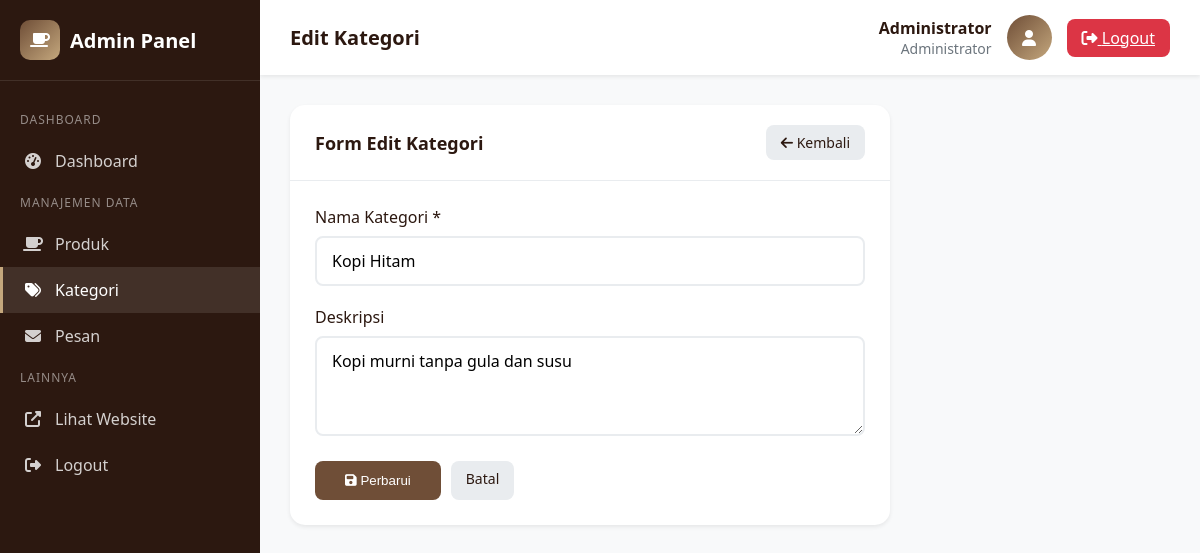
/admin/categories/edit.php?id=1 (signed in), run on the app's committed database.
### tables this page shows
CREATE TABLE IF NOT EXISTS categories (
    id INT PRIMARY KEY AUTO_INCREMENT,
    nama_kategori VARCHAR(100) NOT NULL,
    deskripsi TEXT,
    gambar VARCHAR(255),
    created_at TIMESTAMP DEFAULT CURRENT_TIMESTAMP
);

### config/functions.php (called while the page is built, shortened)
<?php
require_once 'database.php';
function getCategoryById($id)
{
    global $conn;
    $stmt = $conn->prepare("SELECT * FROM categories WHERE id = ?");
    $stmt->bind_param("i", $id);
    $stmt->execute();
    return $stmt->get_result()->fetch_assoc();
}

### admin/categories/edit.php (the view, shortened to what this page needs)
<?php
require_once '../../config/functions.php';
$category_id = isset($_GET['id']) ? (int)$_GET['id'] : 0;
$category = getCategoryById($category_id);
?>
<!DOCTYPE html>
<html lang="id">
<head>
    <link rel="stylesheet" href="https://cdnjs.cloudflare.com/ajax/libs/font-awesome/6.4.0/css/all.min.css">
</head>
<body>
    <aside class="sidebar">
        <div class="sidebar-brand">
            <div class="logo-icon"><i class="fas fa-coffee"></i></div>
            <span>Admin Panel</span>
        </div>
        <nav class="sidebar-menu">
            <div class="menu-section">Dashboard</div>
            <a href="../index.php" class="menu-item">
                <i class="fas fa-tachometer-alt"></i>
                <span>Dashboard</span>
            </a>
            <div class="menu-section">Manajemen Data</div>
            <a href="../products/index.php" class="menu-item">
                <i class="fas fa-coffee"></i>
                <span>Produk</span>
            </a>
            <a href="index.php" class="menu-item active">
                <i class="fas fa-tags"></i>
                <span>Kategori</span>
            </a>
            <a href="../messages/index.php" class="menu-item">
                <i class="fas fa-envelope"></i>
                <span>Pesan</span>
            </a>
            <div class="menu-section">Lainnya</div>
            <a href="../../index.php" class="menu-item" target="_blank">
                <i class="fas fa-external-link-alt"></i>
                <span>Lihat Website</span>
            </a>
            <a href="../logout.php" class="menu-item">
                <i class="fas fa-sign-out-alt"></i>
                <span>Logout</span>
            </a>
        </nav>
    </aside>
    <main class="main-content">
        <header class="admin-header">
            <h1 class="header-title">Edit Kategori</h1>
            <div class="header-user">
                <div class="user-info">
                    <div class="user-name"><?= $_SESSION['admin_nama'] ?></div>
                    <div class="user-role">Administrator</div>
                </div>
                <div class="user-avatar"><i class="fas fa-user"></i></div>
                <a href="../logout.php" class="btn-logout"><i class="fas fa-sign-out-alt"></i> Logout</a>
            </div>
        </header>
        <div class="content">
            <div class="card">
                <div class="card-header">
                    <h2 class="card-title">Form Edit Kategori</h2>
                    <a href="index.php" class="btn-back"><i class="fas fa-arrow-left"></i> Kembali</a>
                </div>
                <div class="card-body">
                    <form method="POST" action="">
                        <div class="form-group">
                            <label for="nama_kategori">Nama Kategori *</label>
                            <input type="text" id="nama_kategori" name="nama_kategori" value="<?= $category['nama_kategori'] ?>" required>
                        </div>
                        <div class="form-group">
                            <label for="deskripsi">Deskripsi</label>
                            <textarea id="deskripsi" name="deskripsi"><?= $category['deskripsi'] ?></textarea>
                        </div>
                        <div class="btn-group">
                            <button type="submit" class="btn-submit">
                                <i class="fas fa-save"></i> Perbarui
                            </button>
                            <a href="index.php" class="btn-back">Batal</a>
                        </div>
                    </form>
                </div>
            </div>
        </div>
    </main>
</body>
</html>

### admin/categories/edit.php (style rules this page uses)
:root { --primary: #6F4E37; --primary-dark: #5D4037; --dark: #2C1810; --white: #ffffff; --gray-100: #f8f9fa; --gray-200: #e9ecef; --gray-600: #6c757d; --danger: #dc3545; --shadow: 0 0.125rem 0.25rem rgba(0, 0, 0, 0.075); }
* { margin: 0; padding: 0; box-sizing: border-box; }
body { font-family: 'Segoe UI', Tahoma, Geneva, Verdana, sans-serif; background: var(--gray-100); min-height: 100vh; }
.sidebar { position: fixed; top: 0; left: 0; width: 260px; height: 100vh; background: var(--dark); color: var(--white); z-index: 100; }
.sidebar-brand { padding: 20px; display: flex; align-items: center; gap: 10px; border-bottom: 1px solid rgba(255, 255, 255, 0.1); }
.sidebar-brand .logo-icon { width: 40px; height: 40px; background: linear-gradient(135deg, var(--primary), #C4A77D); border-radius: 10px; display: flex; align-items: center; justify-content: center; }
.sidebar-brand span { font-size: 1.25rem; font-weight: 700; }
.sidebar-menu { padding: 20px 0; }
.menu-section { padding: 10px 20px; font-size: 0.75rem; text-transform: uppercase; color: rgba(255, 255, 255, 0.5); letter-spacing: 1px; }
.menu-item { padding: 12px 20px; display: flex; align-items: center; gap: 12px; color: rgba(255, 255, 255, 0.8); text-decoration: none; transition: all 0.3s; border-left: 3px solid transparent; }
.menu-item:hover, .menu-item.active { background: rgba(255, 255, 255, 0.1); color: var(--white); border-left-color: #C4A77D; }
.menu-item i { width: 20px; text-align: center; }
.main-content { margin-left: 260px; min-height: 100vh; }
.admin-header { background: var(--white); padding: 15px 30px; display: flex; justify-content: space-between; align-items: center; box-shadow: var(--shadow); }
.header-title { font-size: 1.25rem; font-weight: 600; color: var(--dark); }
.header-user { display: flex; align-items: center; gap: 15px; }
.user-info { text-align: right; }
.user-name { font-weight: 600; color: var(--dark); }
.user-role { font-size: 0.875rem; color: var(--gray-600); }
.user-avatar { width: 45px; height: 45px; background: linear-gradient(135deg, var(--primary), #C4A77D); border-radius: 50%; display: flex; align-items: center; justify-content: center; color: var(--white); }
.btn-logout { padding: 8px 15px; background: var(--danger); color: var(--white); border: none; border-radius: 8px; cursor: pointer; }
.content { padding: 30px; }
.card { background: var(--white); border-radius: 15px; box-shadow: var(--shadow); overflow: hidden; max-width: 600px; }
.card-header { padding: 20px 25px; border-bottom: 1px solid var(--gray-200); display: flex; justify-content: space-between; align-items: center; }
.card-title { font-size: 1.125rem; font-weight: 600; color: var(--dark); }
.btn-back { padding: 8px 15px; background: var(--gray-200); color: var(--dark); border: none; border-radius: 8px; text-decoration: none; font-size: 0.875rem; }
.card-body { padding: 25px; }
.form-group { margin-bottom: 20px; }
.form-group label { display: block; margin-bottom: 8px; font-weight: 500; color: var(--dark); }
.form-group input, .form-group textarea { width: 100%; padding: 12px 15px; border: 2px solid var(--gray-200); border-radius: 8px; font-size: 1rem; transition: all 0.3s; font-family: inherit; }
.form-group textarea { min-height: 100px; resize: vertical; }
.btn-submit { padding: 12px 30px; background: var(--primary); color: var(--white); border: none; border-radius: 8px; font-weight: 500; cursor: pointer; transition: all 0.3s; }
.btn-group { display: flex; gap: 10px; }

### data on the page
categories: nama_kategori "Kopi Hitam", deskripsi "Kopi murni tanpa gula dan susu"

### other printed values
$_SESSION['admin_nama'] "Administrator"
